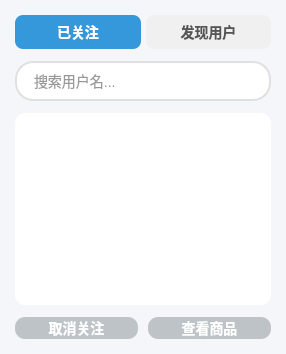
<?xml version="1.0" encoding="UTF-8"?>
<ui version="4.0">
 <class>FollowersDialog</class>
 <widget class="QDialog" name="FollowersDialog">
  <property name="windowTitle">
   <string>我的关注</string>
  </property>
  <property name="styleSheet">
   <string notr="true">QDialog { background-color: #f5f6fa; }</string>
  </property>
  <layout class="QVBoxLayout" name="mainLayout">
   <property name="spacing">
    <number>12</number>
   </property>
   <property name="leftMargin">
    <number>15</number>
   </property>
   <property name="topMargin">
    <number>15</number>
   </property>
   <property name="rightMargin">
    <number>15</number>
   </property>
   <property name="bottomMargin">
    <number>15</number>
   </property>
   <item>
    <layout class="QHBoxLayout" name="tabsLayout">
     <property name="spacing">
      <number>5</number>
     </property>
     <item>
      <widget class="QPushButton" name="m_followingTab">
       <property name="cursor">
        <cursorShape>PointingHandCursor</cursorShape>
       </property>
       <property name="text">
        <string>已关注</string>
       </property>
       <property name="styleSheet">
        <string notr="true">QPushButton {
  background-color: #3498db; color: white; border: none;
  border-radius: 8px; font-size: 14px; font-weight: bold; padding: 6px 16px;
}
QPushButton:hover { background-color: #2980b9; }</string>
       </property>
      </widget>
     </item>
     <item>
      <widget class="QPushButton" name="m_discoverTab">
       <property name="cursor">
        <cursorShape>PointingHandCursor</cursorShape>
       </property>
       <property name="text">
        <string>发现用户</string>
       </property>
       <property name="styleSheet">
        <string notr="true">QPushButton {
  background-color: #f0f0f0; color: #555; border: none;
  border-radius: 8px; font-size: 14px; font-weight: bold; padding: 6px 16px;
}
QPushButton:hover { background-color: #e0e0e0; }</string>
       </property>
      </widget>
     </item>
    </layout>
   </item>
   <item>
    <widget class="QLineEdit" name="m_searchEdit">
     <property name="placeholderText">
      <string>搜索用户名...</string>
     </property>
     <property name="styleSheet">
      <string notr="true">QLineEdit {
  min-height: 36px; padding: 0 15px;
  border: 2px solid #e0e0e0; border-radius: 18px;
  font-size: 14px; background-color: #ffffff; color: #333;
}
QLineEdit:focus { border-color: #3498db; }</string>
     </property>
    </widget>
   </item>
   <item>
    <widget class="QListWidget" name="m_listWidget">
     <property name="styleSheet">
      <string notr="true">QListWidget { background-color: #ffffff; border-radius: 10px; border: none; }
QListWidget::item { padding: 12px 15px; border-bottom: 1px solid #f0f0f0; }
QListWidget::item:last { border-bottom: none; }
QListWidget::item:hover { background-color: #f8f9fa; }</string>
     </property>
    </widget>
   </item>
   <item>
    <layout class="QHBoxLayout" name="btnLayout">
     <property name="spacing">
      <number>10</number>
     </property>
     <item>
      <widget class="QPushButton" name="m_actionBtn">
       <property name="text">
        <string>取消关注</string>
       </property>
       <property name="enabled">
        <bool>false</bool>
       </property>
       <property name="fixedHeight">
        <number>40</number>
       </property>
       <property name="styleSheet">
        <string notr="true">QPushButton {
  background-color: #e74c3c; color: white; border: none;
  border-radius: 10px; font-size: 14px; font-weight: bold;
}
QPushButton:hover { background-color: #c0392b; }
QPushButton:disabled { background-color: #bdc3c7; }</string>
       </property>
      </widget>
     </item>
     <item>
      <widget class="QPushButton" name="m_viewProductsBtn">
       <property name="text">
        <string>查看商品</string>
       </property>
       <property name="enabled">
        <bool>false</bool>
       </property>
       <property name="fixedHeight">
        <number>40</number>
       </property>
       <property name="styleSheet">
        <string notr="true">QPushButton {
  background-color: #2ecc71; color: white; border: none;
  border-radius: 10px; font-size: 14px; font-weight: bold;
}
QPushButton:hover { background-color: #27ae60; }
QPushButton:disabled { background-color: #bdc3c7; }</string>
       </property>
      </widget>
     </item>
    </layout>
   </item>
  </layout>
 </widget>
 <resources/>
 <connections/>
</ui>
